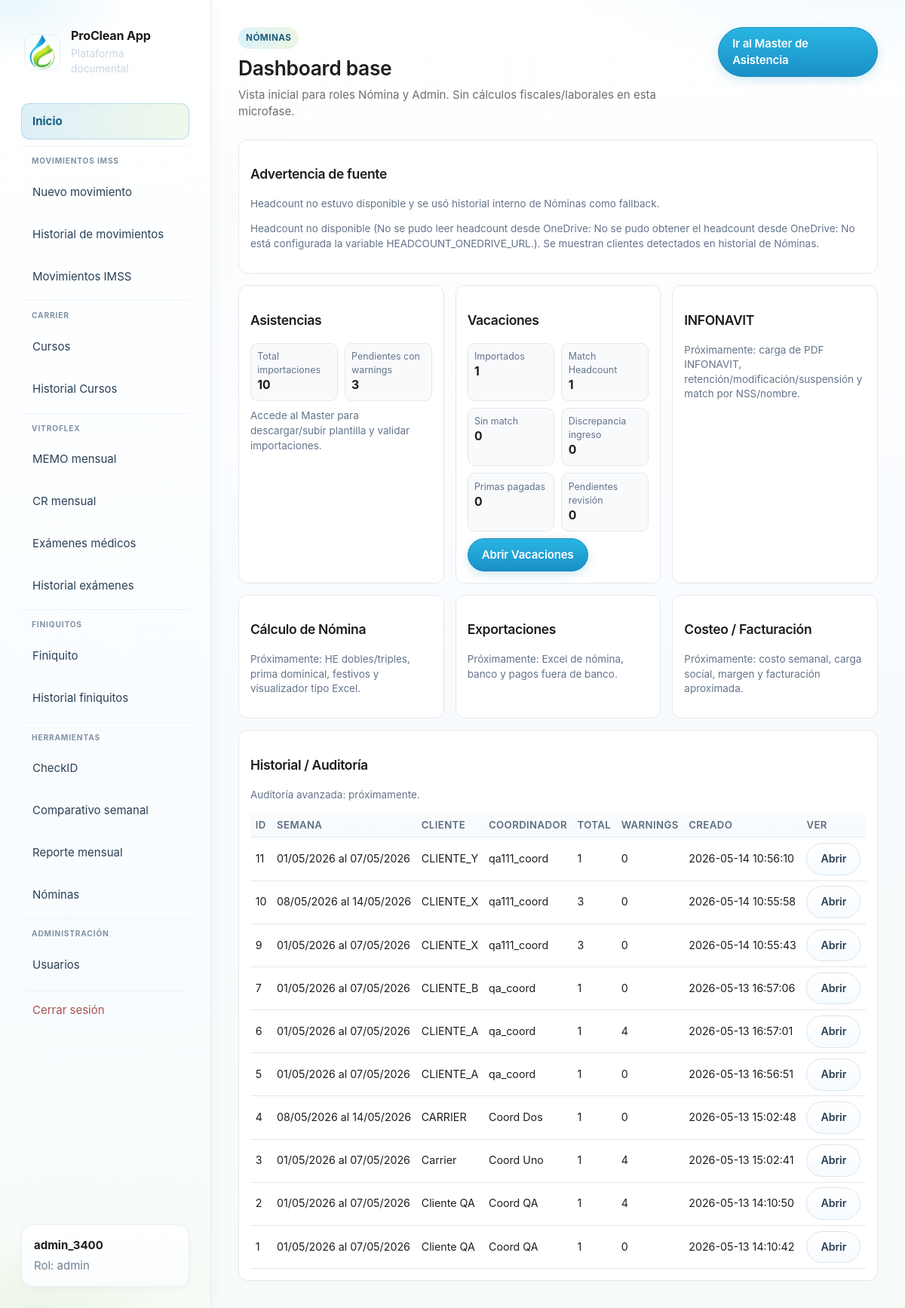
The app's page /nomina/ (signed in) with its own data.
### tables this page shows
CREATE TABLE "users" (
            id INTEGER PRIMARY KEY AUTOINCREMENT,
            username TEXT NOT NULL UNIQUE,
            password_hash TEXT NOT NULL,
            role TEXT NOT NULL CHECK(role IN ('admin','usuario','coordinador','nomina')),
            created_at TEXT NOT NULL
        );

CREATE TABLE nomina_asistencia_imports (
            id INTEGER PRIMARY KEY AUTOINCREMENT,
            semana TEXT NOT NULL,
            fecha_inicio TEXT NOT NULL,
            fecha_fin TEXT NOT NULL,
            cliente TEXT NOT NULL,
            coordinador TEXT NOT NULL,
            filename TEXT NOT NULL,
            status TEXT NOT NULL,
            total_rows INTEGER NOT NULL DEFAULT 0,
            error_count INTEGER NOT NULL DEFAULT 0,
            warning_count INTEGER NOT NULL DEFAULT 0,
            created_by INTEGER,
            created_at TEXT NOT NULL,
            updated_at TEXT NOT NULL,
            raw_json TEXT
        , original_filename TEXT, file_hash TEXT, clientes_json TEXT, headcount_source TEXT);

### modules/nomina/blueprint.py (the view, shortened to what this page needs)
@nomina_bp.get("/")
@_nomina_access_required
def index():
    role = _current_role()
    clientes, agrupaciones, headcount_error, headcount_source = _available_clientes_headcount()
    if role in _NOMINA_DASHBOARD_ROLES:
        dash = nomina_dashboard_overview(_db_path(), recent_limit=12)
        vac_stats = get_vacaciones_stats(_db_path())
        return render_template(
            "nomina/dashboard.html",
            dash=dash,
            vac_stats=vac_stats,
            headcount_error=headcount_error,
            headcount_source=headcount_source,
        )

### app.py (called while the page is built)
def current_user():
    return getattr(g, "user", None)

def get_user_by_id(user_id: int | None):
    if not user_id:
        return None
    conn = sqlite3.connect(DB_PATH)
    conn.row_factory = sqlite3.Row
    try:
        return conn.execute("SELECT * FROM users WHERE id = ?", (user_id,)).fetchone()
    finally:
        conn.close()

### modules/carrier/blueprint.py (called while the page is built)
@carrier_curso_bp.app_context_processor
def _inject_forms_url():
    return {"carrier_forms_curso_url": FORMS_CURSO_URL}

### modules/comparativo/headcount_service.py (called while the page is built, shortened)
def _headcount_url() -> str:
    return (os.environ.get(HEADCOUNT_ONEDRIVE_URL_ENV, "") or "").strip()

def obtener_df_headcount() -> pd.DataFrame:
    try:
        url = _headcount_url()
        if not url:
            raise ValueError("No está configurada la variable HEADCOUNT_ONEDRIVE_URL.")
    except Exception as exc:
        with _cache_lock:
            if _cache_df is not None and _cache_url_used == _headcount_url():
                stale_age = time.monotonic() - _cache_loaded_at
                if stale_age < (_CACHE_TTL_SEC + _STALE_GRACE_SEC):
                    return _cache_df
        raise ValueError(f"No se pudo obtener el headcount desde OneDrive: {exc}") from exc

### modules/nomina/blueprint.py (called while the page is built)
def _nomina_access_required(view):
    @wraps(view)
    def wrapped(*args, **kwargs):
        if g.user is None:
            return redirect(url_for("login"))
        role = str(g.user.get("role") if isinstance(g.user, dict) else g.user["role"]).strip().lower()
        if role not in _NOMINA_ALLOWED_ROLES:
            abort(403)
        return view(*args, **kwargs)
    return wrapped

def _db_path() -> str:
    return str(current_app.config["DATABASE"])

def _current_role() -> str:
    if g.user is None:
        return ""
    try:
        return str(g.user["role"] or "").strip().lower()
    except Exception:
        return ""

### modules/nomina/db.py (called while the page is built)
def nomina_clientes_from_history(db_path: str) -> list[str]:
    conn = sqlite3.connect(db_path)
    conn.row_factory = sqlite3.Row
    try:
        rows = conn.execute(
            """
            SELECT DISTINCT TRIM(cliente) AS cliente
            FROM nomina_asistencia_rows
            WHERE TRIM(COALESCE(cliente, '')) <> ''
            ORDER BY cliente
            """
        ).fetchall()
        return [str(r["cliente"] or "").strip() for r in rows if str(r["cliente"] or "").strip()]
    finally:
        conn.close()

def get_vacaciones_stats(db_path: str) -> dict[str, int]:
    return get_vacaciones_stats_by_import(db_path, import_id=None)

### templates/nomina/dashboard.html (shortened to what this page needs)
{% extends 'base.html' %}
{% block content %}
<section class="page-head">
  <div>
    <span class="eyebrow">Nóminas</span>
    <h2>Dashboard base</h2>
    <p>Vista inicial para roles Nómina y Admin. Sin cálculos fiscales/laborales en esta microfase.</p>
  </div>
  <a class="btn btn-primary" href="{{ url_for('nomina.master_hub') }}">Ir al Master de Asistencia</a>
</section>
<div class="nd-wrap">
  {% if headcount_source == 'historial_fallback' %}
  <section class="nd-card">
    <h3>Advertencia de fuente</h3>
    <p class="nd-soon">Headcount no estuvo disponible y se usó historial interno de Nóminas como fallback.</p>
    {% if headcount_error %}<p class="nd-soon">{{ headcount_error }}</p>{% endif %}
  </section>
  {% endif %}
  <div class="nd-grid">
    <section class="nd-card">
      <h3>Asistencias</h3>
      <div class="nd-kpis">
        <div class="nd-kpi"><span>Total importaciones</span><strong>{{ dash.total_imports }}</strong></div>
        <div class="nd-kpi"><span>Pendientes con warnings</span><strong>{{ dash.pending_warnings }}</strong></div>
      </div>
      <p class="nd-soon" style="margin-top:.7rem;">Accede al Master para descargar/subir plantilla y validar importaciones.</p>
    </section>
    <section class="nd-card">
      <h3>Vacaciones</h3>
      <div class="nd-kpis">
        <div class="nd-kpi"><span>Importados</span><strong>{{ vac_stats.empleados_importados }}</strong></div>
        <div class="nd-kpi"><span>Match Headcount</span><strong>{{ vac_stats.empleados_match_headcount }}</strong></div>
        <div class="nd-kpi"><span>Sin match</span><strong>{{ vac_stats.empleados_sin_match }}</strong></div>
        <div class="nd-kpi"><span>Discrepancia ingreso</span><strong>{{ vac_stats.discrepancias_fecha_ingreso }}</strong></div>
        <div class="nd-kpi"><span>Primas pagadas</span><strong>{{ vac_stats.primas_pagadas }}</strong></div>
        <div class="nd-kpi"><span>Pendientes revisión</span><strong>{{ vac_stats.saldos_pendientes_revision }}</strong></div>
      </div>
      <a class="btn btn-primary nd-link" href="{{ url_for('nomina.vacaciones_index') }}">Abrir Vacaciones</a>
    </section>
    <section class="nd-card">
      <h3>INFONAVIT</h3>
      <p class="nd-soon">Próximamente: carga de PDF INFONAVIT, retención/modificación/suspensión y match por NSS/nombre.</p>
    </section>
    <section class="nd-card">
      <h3>Cálculo de Nómina</h3>
      <p class="nd-soon">Próximamente: HE dobles/triples, prima dominical, festivos y visualizador tipo Excel.</p>
    </section>
    <section class="nd-card">
      <h3>Exportaciones</h3>
      <p class="nd-soon">Próximamente: Excel de nómina, banco y pagos fuera de banco.</p>
    </section>
    <section class="nd-card">
      <h3>Costeo / Facturación</h3>
      <p class="nd-soon">Próximamente: costo semanal, carga social, margen y facturación aproximada.</p>
    </section>
  </div>
  <section class="nd-card">
    <h3>Historial / Auditoría</h3>
    <p class="nd-soon">Auditoría avanzada: próximamente.</p>
    <div class="nd-table-wrap">
      <table class="nd-table">
        <thead>
          <tr>
            <th>ID</th>
            <th>Semana</th>
            <th>Cliente</th>
            <th>Coordinador</th>
            <th>Total</th>
            <th>Warnings</th>
            <th>Creado</th>
            <th>Ver</th>
          </tr>
        </thead>
        <tbody>
          {% for item in dash.recent_imports %}
          <tr>
            <td>{{ item.id }}</td>
            <td>{{ item.semana }}</td>
            <td>{{ item.cliente }}</td>
            <td>{{ item.coordinador }}</td>
            <td>{{ item.total_rows }}</td>
            <td>{{ item.warning_count }}</td>
            <td>{{ item.created_at }}</td>
            <td><a class="btn btn-secondary" href="{{ url_for('nomina.asistencia_importada', import_id=item.id) }}">Abrir</a></td>
          </tr>
          {% endfor %}
        </tbody>
      </table>
    </div>
  </section>
</div>
{% endblock %}

### templates/base.html (shortened to what this page needs)
<!doctype html>
<html lang="es">
<head>
  <link rel="stylesheet" href="{{ url_for('static', filename='style.css') }}">
</head>
<body>
  <div class="app-shell{% if current_user %} app-shell--session{% endif %}">
    {% if current_user %}
    <aside id="app-sidebar" class="sidebar">
      {% include '_sidebar_body.html' %}
    </aside>
    {% endif %}
    <main class="main {% if not current_user %}main-auth{% endif %}">
      {% block content %}{% endblock %}
    </main>
  </div>
</body>
</html>

### templates/_sidebar_body.html
<div class="brand">
  <a class="brand-link" href="{% if current_user.role == 'admin' %}{{ url_for('dashboard') }}{% else %}{{ url_for('home_usuario') }}{% endif %}">
    <img class="brand-logo-icon" src="{{ url_for('static', filename='branding/proclean-isotype.png') }}" width="48" height="48" alt="">
    <div class="brand-text">
      <span class="brand-title">{{ app_name }}</span>
      <p class="brand-tagline">Plataforma documental</p>
    </div>
  </a>
</div>
<nav class="nav" aria-label="Principal">
  {% if current_user.role == 'admin' %}
  <a href="{{ url_for('dashboard') }}" class="nav-link nav-link-home">Inicio</a>
  {% else %}
  <a href="{{ url_for('home_usuario') }}" class="nav-link nav-link-home">Inicio</a>
  {% endif %}
  <div class="nav-group">
    <span class="nav-group-label">Movimientos IMSS</span>
    <a href="{{ url_for('nuevo_formato') }}" class="nav-link">Nuevo movimiento</a>
    <a href="{{ url_for('historial') }}" class="nav-link">Historial de movimientos</a>
    <a href="{{ url_for('exportacion_imss.index') }}" class="nav-link">Movimientos IMSS</a>
  </div>
  <div class="nav-group">
    <span class="nav-group-label">Carrier</span>
    <a href="{{ url_for('carrier_curso.index') }}" class="nav-link">Cursos</a>
    <a href="{{ url_for('carrier_curso.historial_exportaciones') }}" class="nav-link">Historial Cursos</a>
  </div>
  <div class="nav-group">
    <span class="nav-group-label">Vitroflex</span>
    <a href="{{ url_for('vitroflex.memo_mensual') }}" class="nav-link">MEMO mensual</a>
    <a href="{{ url_for('vitroflex.cr_mensual') }}" class="nav-link">CR mensual</a>
    <a href="{{ url_for('examenes_medicos.index') }}" class="nav-link">Exámenes médicos</a>
    <a href="{{ url_for('examenes_medicos.historial_page') }}" class="nav-link">Historial exámenes</a>
  </div>
  <div class="nav-group">
    <span class="nav-group-label">Finiquitos</span>
    <a href="{{ url_for('finiquitos.pagina_finiquito') }}" class="nav-link">Finiquito</a>
    <a href="{{ url_for('finiquitos.pagina_historial') }}" class="nav-link">Historial finiquitos</a>
  </div>
  <div class="nav-group">
    <span class="nav-group-label">Herramientas</span>
    <a href="{{ url_for('checkid_consulta') }}" class="nav-link">CheckID</a>
    <a href="{{ url_for('comparativo.index') }}" class="nav-link">Comparativo semanal</a>
    <a href="{{ url_for('comparativo.reporte_mensual_index') }}" class="nav-link">Reporte mensual</a>
    {% if current_user.role in ['admin', 'coordinador', 'nomina'] %}
    <a href="{{ url_for('nomina.index') }}" class="nav-link">Nóminas</a>
    {% endif %}
  </div>
  {% if current_user.role == 'admin' %}
  <div class="nav-group">
    <span class="nav-group-label">Administración</span>
    <a href="{{ url_for('admin_usuarios') }}" class="nav-link">Usuarios</a>
  </div>
  {% endif %}
  <a href="{{ url_for('logout') }}" class="nav-link danger nav-link-logout">Cerrar sesión</a>
</nav>
<div class="user-box">
  <strong>{{ current_user.username }}</strong>
  <span>Rol: {{ current_user.role }}</span>
</div>

### templates/nomina/dashboard.html (style rules this page uses)
.nd-wrap { display:grid; gap:1rem; }
.nd-grid { display:grid; grid-template-columns:repeat(3, 1fr); gap:1rem; }
.nd-card { background:#fff; border:1px solid #e5e7eb; border-radius:12px; padding:1rem; }
.nd-kpis { display:grid; grid-template-columns:repeat(2,1fr); gap:.6rem; margin-top:.6rem; }
.nd-kpi { background:#f8fafc; border:1px solid #e5e7eb; border-radius:10px; padding:.55rem; }
.nd-kpi span { display:block; color:#64748b; font-size:.83rem; }
.nd-kpi strong { font-size:1.05rem; }
.nd-table-wrap { overflow:auto; }
.nd-table { width:100%; border-collapse:collapse; min-width:760px; }
.nd-table th, .nd-table td { border-bottom:1px solid #e5e7eb; padding:.45rem; text-align:left; }
.nd-soon { color:#64748b; font-size:.9rem; }
.nd-link { margin-top:.6rem; display:inline-block; }

### records on screen
users: username "admin_3400", role "admin"
nomina_asistencia_imports: id "11", semana "01/05/2026 al 07/05/2026", cliente "CLIENTE_Y", coordinador "qa111_coord", total_rows "1", warning_count "0", created_at "2026-05-14 10:56:10"
nomina_asistencia_imports: id "10", semana "08/05/2026 al 14/05/2026", cliente "CLIENTE_X", coordinador "qa111_coord", total_rows "3", warning_count "0", created_at "2026-05-14 10:55:58"
nomina_asistencia_imports: id "9", semana "01/05/2026 al 07/05/2026", cliente "CLIENTE_X", coordinador "qa111_coord", total_rows "3", warning_count "0", created_at "2026-05-14 10:55:43"
nomina_asistencia_imports: id "7", semana "01/05/2026 al 07/05/2026", cliente "CLIENTE_B", coordinador "qa_coord", total_rows "1", warning_count "0", created_at "2026-05-13 16:57:06"
nomina_asistencia_imports: id "6", semana "01/05/2026 al 07/05/2026", cliente "CLIENTE_A", coordinador "qa_coord", total_rows "1", warning_count "4", created_at "2026-05-13 16:57:01"
nomina_asistencia_imports: id "5", semana "01/05/2026 al 07/05/2026", cliente "CLIENTE_A", coordinador "qa_coord", total_rows "1", warning_count "0", created_at "2026-05-13 16:56:51"
nomina_asistencia_imports: id "4", semana "08/05/2026 al 14/05/2026", cliente "CARRIER", coordinador "Coord Dos", total_rows "1", warning_count "0", created_at "2026-05-13 15:02:48"
nomina_asistencia_imports: id "3", semana "01/05/2026 al 07/05/2026", cliente "Carrier", coordinador "Coord Uno", total_rows "1", warning_count "4", created_at "2026-05-13 15:02:41"
nomina_asistencia_imports: id "2", semana "01/05/2026 al 07/05/2026", cliente "Cliente QA", coordinador "Coord QA", total_rows "1", warning_count "4", created_at "2026-05-13 14:10:50"
nomina_asistencia_imports: id "1", semana "01/05/2026 al 07/05/2026", cliente "Cliente QA", coordinador "Coord QA", total_rows "1", warning_count "0", created_at "2026-05-13 14:10:42"

### other values on screen
{{ app_name }} "ProClean App"
{{ dash.total_imports }} "10"
{{ dash.pending_warnings }} "3"
{{ vac_stats.empleados_importados }} "1"
{{ vac_stats.empleados_match_headcount }} "1"
{{ vac_stats.empleados_sin_match }} "0"
{{ vac_stats.discrepancias_fecha_ingreso }} "0"
{{ vac_stats.primas_pagadas }} "0"
{{ vac_stats.saldos_pendientes_revision }} "0"
